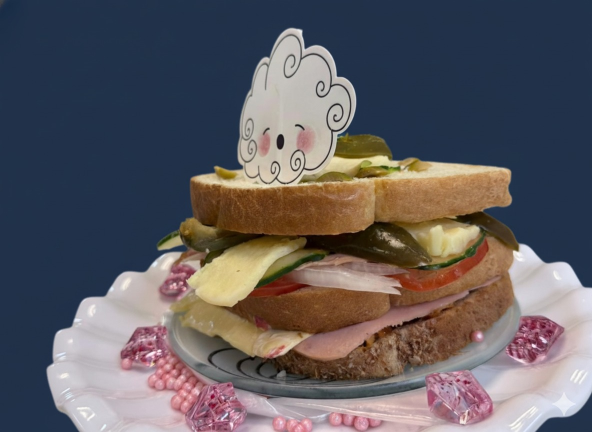
#> input picture media/Nproductos/Imagen de WhatsApp 2025-10-28 a las 19.11.16_366e9391.jpg, 1184 x 864 px (shown at 1/2 size)
$ python extract_palette.py '../media/Nproductos/Imagen de WhatsApp 2025-10-28 a las 19.11.16_366e9391.jpg' 3
#> lines starting #> are read from the running program, lines starting #| are printed output that depends on the picture
from PIL import Image
import sys

def get_palette(path, num=4):
#> called with num = 3
    im = Image.open(path).convert('RGB')
#> im is the input picture: PIL image 1184x864 RGB; mean R, G, B 96.3, 91.7, 96.2
    im = im.resize((200, 200))
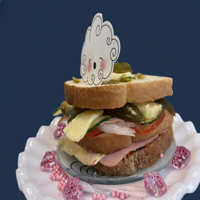
#> im: PIL image 200x200 RGB; mean R, G, B 96.3, 91.7, 96.2
    result = im.convert('P', palette=Image.ADAPTIVE, colors=num)
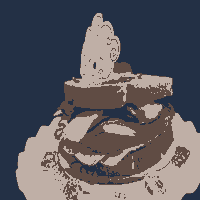
#> result: PIL image 200x200 P; mean R, G, B 91.3, 89.2, 95.7
    palette = result.getpalette()
#> palette = [191, 175, 166, 96, 76, 68, 35, 48, 69]
    color_counts = sorted(result.getcolors(), reverse=True)
#> color_counts = [(20355, 2), (11090, 0), (8555, 1)]
    colors = []
    for count, idx in color_counts[:num]:
        r = palette[idx*3]
        g = palette[idx*3+1]
        b = palette[idx*3+2]
        colors.append('#{:02x}{:02x}{:02x}'.format(r,g,b))
#> this loop made 3 passes
#> (count, idx, r, g, b) on passes 1 to 3: (20355, 2, 35, 48, 69), (11090, 0, 191, 175, 166), (8555, 1, 96, 76, 68)
#> after the loop, colors = ['#233045', '#bfafa6', '#604c44']
    return colors

if __name__ == '__main__':
    if len(sys.argv) < 2:
        print('Uso: extract_palette.py <imagen> [num]')
        sys.exit(1)
    path = sys.argv[1]
    num = int(sys.argv[2]) if len(sys.argv) > 2 else 4
    cols = get_palette(path, num)
#> cols = ['#233045', '#bfafa6', '#604c44']
    for c in cols:
        print(c)
#> this loop made 3 passes
#> c on passes 1 to 3: '#233045', '#bfafa6', '#604c44'
#| #233045
#| #bfafa6
#| #604c44

$ run again, on media/Nproductos/2.jpg
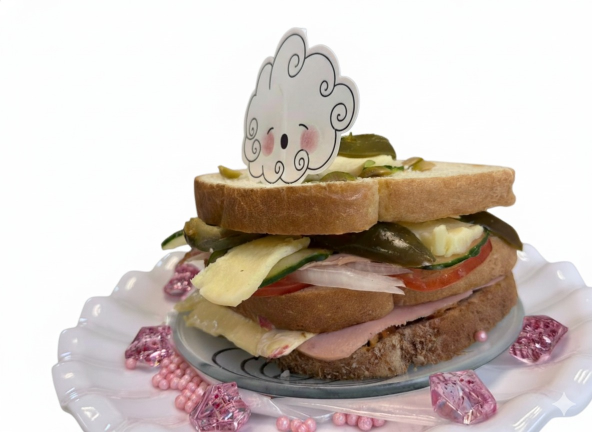
#> input picture media/Nproductos/2.jpg, 1184 x 864 px (shown at 1/2 size)
#> in get_palette, im is the input picture: PIL image 1184x864 RGB; mean R, G, B 203.1, 191.4, 183.6
#> in get_palette, `im = im.resize((200, 200))`:
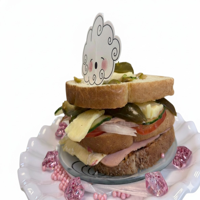
#> im: PIL image 200x200 RGB; mean R, G, B 203.1, 191.4, 183.6
#> in get_palette, `result = im.convert('P', palette=Image.ADAPTIVE, colors=num)`:
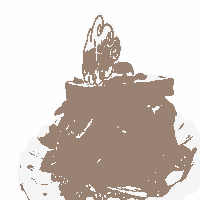
#> result: PIL image 200x200 P; mean R, G, B 213.1, 203.5, 197.5
#> palette = [254, 254, 254, 245, 245, 245, 154, 130, 115]
#> color_counts = [(19119, 0), (15929, 2), (4952, 1)]
#> the loop in get_palette, `for count, idx in color_counts[:num]:` made 3 passes
#> (count, idx, r, g, b) on passes 1 to 3: (19119, 0, 254, 254, 254), (15929, 2, 154, 130, 115), (4952, 1, 245, 245, 245)
#> after the loop in get_palette, `for count, idx in color_counts[:num]:`: colors = ['#fefefe', '#9a8273', '#f5f5f5']
#> the loop `for c in cols:` made 3 passes
#> c on passes 1 to 3: '#fefefe', '#9a8273', '#f5f5f5'
#> (printed output is left out)

$ run again, on media/Nproductos/3.jpg
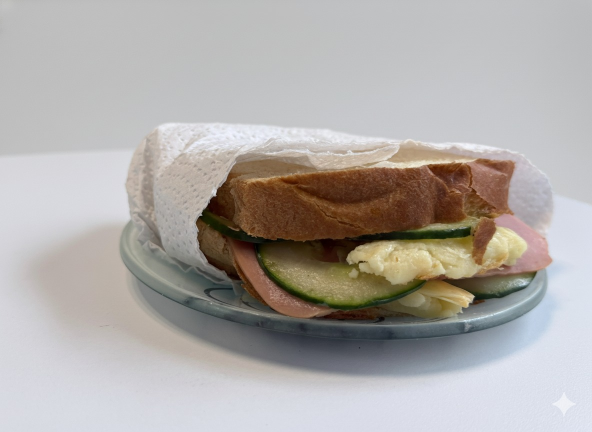
#> input picture media/Nproductos/3.jpg, 1184 x 864 px (shown at 1/2 size)
#> in get_palette, im is the input picture: PIL image 1184x864 RGB; mean R, G, B 174.9, 170.5, 167.2
#> in get_palette, `im = im.resize((200, 200))`:
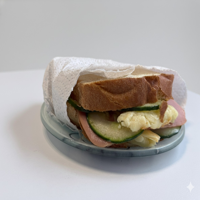
#> im: PIL image 200x200 RGB; mean R, G, B 174.9, 170.5, 167.2
#> in get_palette, `result = im.convert('P', palette=Image.ADAPTIVE, colors=num)`:
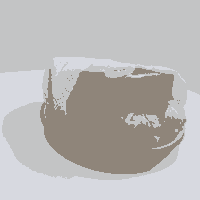
#> result: PIL image 200x200 P; mean R, G, B 185.6, 183.9, 183.1
#> palette = [215, 217, 224, 195, 196, 197, 143, 133, 122]
#> color_counts = [(19623, 1), (10862, 2), (9515, 0)]
#> the loop in get_palette, `for count, idx in color_counts[:num]:` made 3 passes
#> (count, idx, r, g, b) on passes 1 to 3: (19623, 1, 195, 196, 197), (10862, 2, 143, 133, 122), (9515, 0, 215, 217, 224)
#> after the loop in get_palette, `for count, idx in color_counts[:num]:`: colors = ['#c3c4c5', '#8f857a', '#d7d9e0']
#> the loop `for c in cols:` made 3 passes
#> c on passes 1 to 3: '#c3c4c5', '#8f857a', '#d7d9e0'
#> (printed output is left out)

$ run again, on media/Nproductos/4.jpg
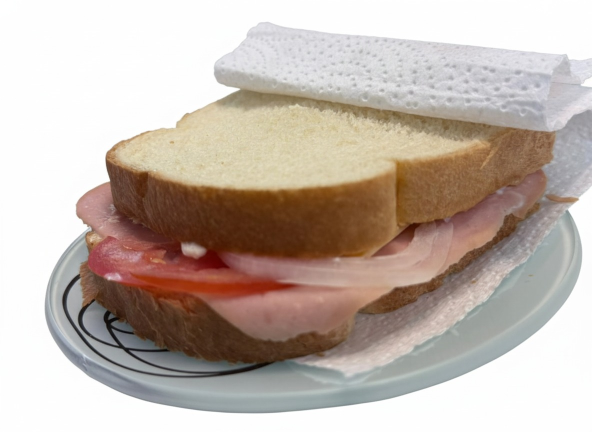
#> input picture media/Nproductos/4.jpg, 1184 x 864 px (shown at 1/2 size)
#> in get_palette, im is the input picture: PIL image 1184x864 RGB; mean R, G, B 192.9, 180, 171.2
#> in get_palette, `im = im.resize((200, 200))`:
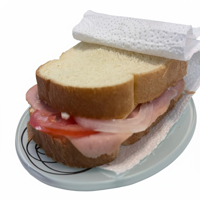
#> im: PIL image 200x200 RGB; mean R, G, B 192.9, 180, 171.2
#> in get_palette, `result = im.convert('P', palette=Image.ADAPTIVE, colors=num)`:
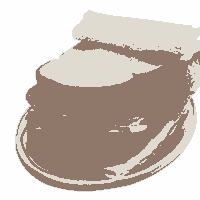
#> result: PIL image 200x200 P; mean R, G, B 201.6, 190.9, 182.9
#> palette = [254, 254, 254, 223, 219, 209, 143, 119, 105]
#> color_counts = [(16217, 2), (14244, 0), (9539, 1)]
#> the loop in get_palette, `for count, idx in color_counts[:num]:` made 3 passes
#> (count, idx, r, g, b) on passes 1 to 3: (16217, 2, 143, 119, 105), (14244, 0, 254, 254, 254), (9539, 1, 223, 219, 209)
#> after the loop in get_palette, `for count, idx in color_counts[:num]:`: colors = ['#8f7769', '#fefefe', '#dfdbd1']
#> the loop `for c in cols:` made 3 passes
#> c on passes 1 to 3: '#8f7769', '#fefefe', '#dfdbd1'
#> (printed output is left out)
